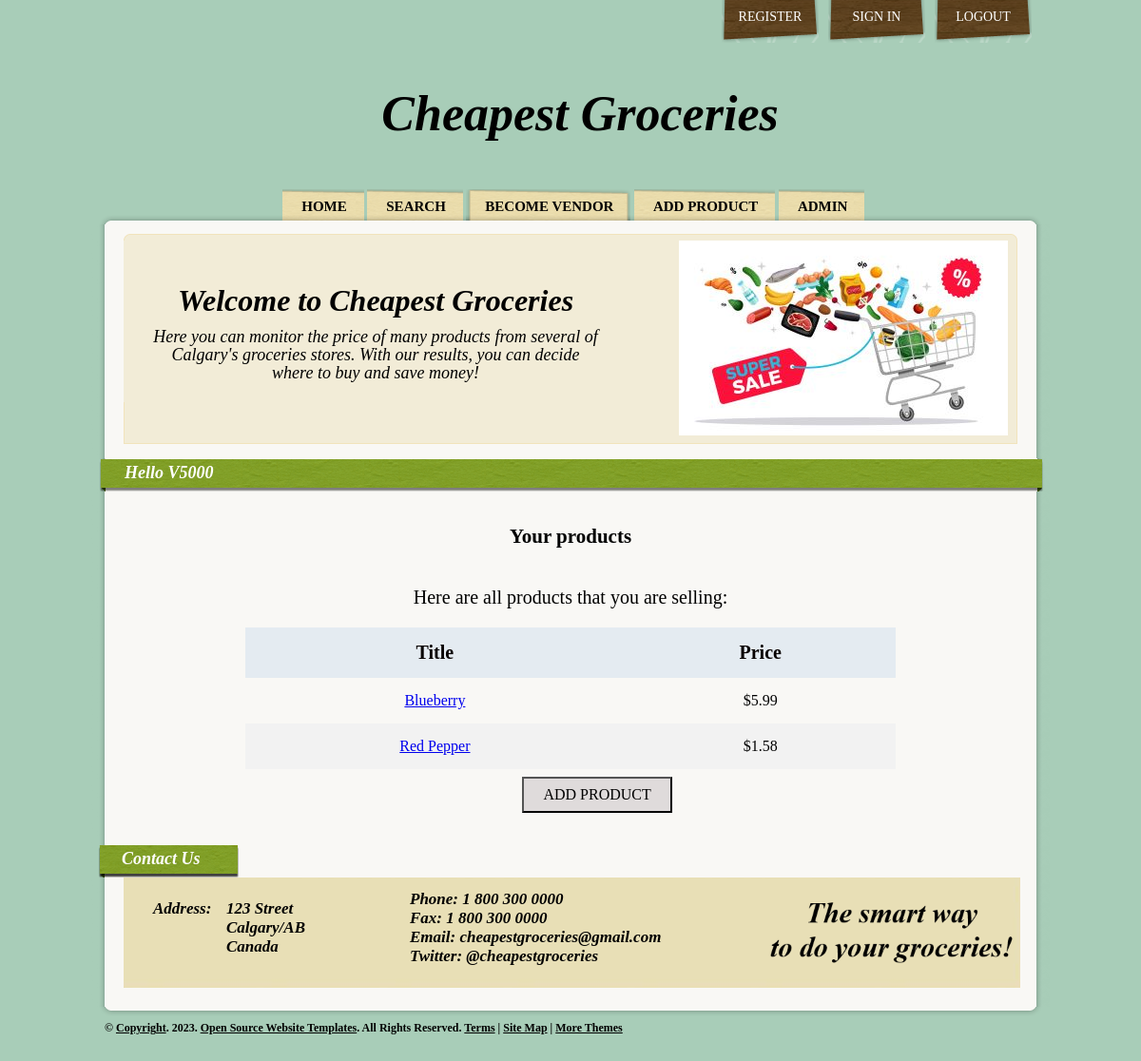
Screenshot of /vendor_admin/ (signed in) with the database file from the repository.
### products/models.py (models this page shows, shortened)
class Product(models.Model):
    category    = models.ForeignKey(Category, related_name = 'products', on_delete = models.CASCADE)
    vendor      = models.ForeignKey(Vendor, related_name = 'products', on_delete = models.CASCADE)
    title       = models.CharField(max_length = 200)
    slug        = models.SlugField(max_length = 200, unique = True) #used in the urls
    price       = models.DecimalField(max_digits = 6, decimal_places = 2, blank=True, default = 0.0)
    date_added  = models.DateTimeField(auto_now_add = True)
    image       = models.ImageField(upload_to = 'uploads/', blank = True, null = True)
    thumbnail   = models.ImageField(upload_to = 'uploads/', blank = True, null = True)
    class Meta:
        ordering = ['-date_added'] #data in descent order

### vendor/views.py (the view)
# urls.py: path('vendor_admin/', vendor_admin, name = 'vendor_admin'), #own
@login_required
def vendor_admin(request):
    vendor = request.user.vendor
    print(vendor.name)
    products = vendor.products.all()
    context = {'vendor': vendor, 'products': products}
    template = 'vendor_admin.html'
    return render (request, template, context)

### products/context_processors.py (called while the page is built)
def menu_categories(request):
    categories = Category.objects.all()
    return {'menu_categories': categories}

### templates/vendor_admin.html (shortened to what this page needs)
{% extends "base.html" %}
{% block content %}
    {% if user.is_authenticated and user.is_staff %}
        <div class="heading">
            Hello {{ user }}
        </div>
        <div class="box">
            {% if products %}
                <h2 class="font-weight-normal box-v-a">Your products</h2>
                <p class="p-v-a">Here are all products that you are selling: </p>
                <table class="table-v-a center-t">
                    <thead class="table-fonth">
                        <tr class="tr-v-a tr-v-a-h">
                            <th class="th-td-v-a th-color">Title</th>
                            <th class="th-td-v-a th-color">Price</th>
                        </tr>
                    </thead>
                    <tbody>
                        {% for product in products|dictsort:"title" %}
                            <tr class="tr-v-a tr-v-a-h table-fontr">
                                <td class="th-td-v-a"><a href="{% url 'product' product.category.slug product.slug %}">{{ product.title }}</a></td>
                                <td class="th-td-v-a">${{ product.price }}</td>
                            </tr>
                        {% endfor %}
                    </tbody>
                </table>
                <button id="myButton" class="btn-a-p" type="submit">Add product</button>
            {% endif %}
        </div>
    {% endif %}
{% endblock content %}

### pages/static/css/style.css (style rules this page uses)
* { margin:0px; }
body { background:#a8cdb8; color:#000000; font-family:Times, "Times New Roman", Georgia, serif; font-size:14px; }
.heading { background:url(../images/headingBg.png) no-repeat center top; height:25px; margin:15px -10px; color: #ffffff; font-weight:bold; font-style:italic; font-size:18px; padding:5px 30px; }
.table-v-a { border-collapse: collapse; width: 70%; padding: 15px 15px 15px 15px; }
.center-t { margin-left: auto; margin-right: auto; }
.th-color { background-color: #e4ebf1; color: rgb(7, 1, 1); }
.th-td-v-a { text-align: center; padding: 15px; }
.tr-v-a:nth-child(even) { background-color: #f2f2f2; }
.table-fonth { font-size: 20px; font-weight: bold; }
.table-fontr { font-size: 16px; font-weight: normal; }
.box-v-a { width: 100%; max-width: 500px; padding: 20px 0px 20px 0px; margin: 0 auto; text-align: center; }
.p-v-a { text-align: center; font-size: 20px; padding: 20px 0px 20px 0px; }
.btn-a-p { text-align: center; text-decoration:#000000; display: block; font-size: 16px; padding: 8px 20px; margin-left: 10.8cm; margin-top: 0.8cm; margin-bottom: 0.5cm; cursor: pointer; font-style: normal; font-family: 'Times New Roman', Times, serif; text-transform: uppercase; background-color: rgb(223, 219, 219); }
.btn-a-p { text-align: center; text-decoration:#000000; display: block; font-size: 16px; padding: 8px 20px; margin-left: 11.6cm; margin-top: 0.2cm; cursor: pointer; font-style: normal; font-family: 'Times New Roman', Times, serif; text-transform: uppercase; background-color: rgb(223, 219, 219); }

### rows the page displays
Product: title "Blueberry", price "5.99"
Product: title "Red Pepper", price "1.58"

### other values shown
{{ user }} "V5000"
